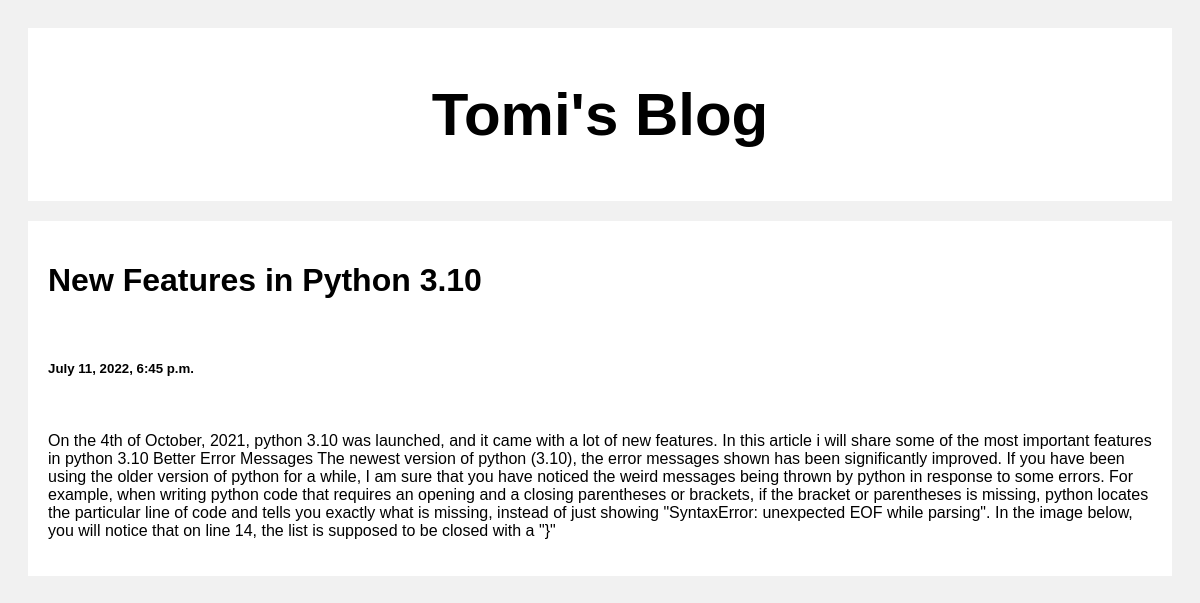
Screenshot of /post/2 with the database file from the repository.
### posts/models.py (models this page shows)
class Post(models.Model):
    title = models.CharField(max_length=100)
    body = models.CharField(max_length=1000000)
    time_created = models.DateTimeField(default=datetime.now, blank=True)

### posts/views.py (the view)
# urls.py: path('post/<str:pk>', views.post, name='post')
def post(request, pk):
    posts = Post.objects.get(id=pk)
    return render(request, 'posts.html', {'posts': posts})

### templates/posts.html (shortened to what this page needs)
<!DOCTYPE html>
<html>
<head>
</head>
<body>
    <div class="header">
        <h2>Tomi's Blog</h2>
    </div>
    <div class="row">
        <div class="leftcolumn">
            <div class="card">
                <h1>{{posts.title}}</h1>
                <br>
                <h5>{{posts.time_created}}</h5>
                <br>
                <p>{{posts.body}}</p>
            </div>
        </div>
    </div>
</body>
</html>

### templates/posts.html (style rules this page uses)
* { box-sizing: border-box; }
body { font-family: Arial; padding: 20px; background: #f1f1f1; }
.header { padding: 2px; font-size: 40px; text-align: center; background: white; }
.leftcolumn { float: left; width: 100%; }
.card { background-color: white; padding: 20px; margin-top: 20px; }
.row:after { content: ""; display: table; clear: both; }

### rows the page displays
Post: title "New Features in Python 3.10", time_created "July 11, 2022, 6:45 p.m.", body "On the 4th of October, 2021, python 3.10 was launched, and it came with a lot of new features. In this article i will share some of the most important features in python 3.10 Better Error Messages The newest version of python (3.10), the error messages shown has been significantly improved. If you have been using the older version of python for a while, I am sure that you have noticed the weird messages being thrown by python in response to some errors. For example, when writing python code that requires an opening and a closing parentheses or brackets, if the bracket or parentheses is missing, python locates the particular line of code and tells you exactly what is missing, instead of just…"
